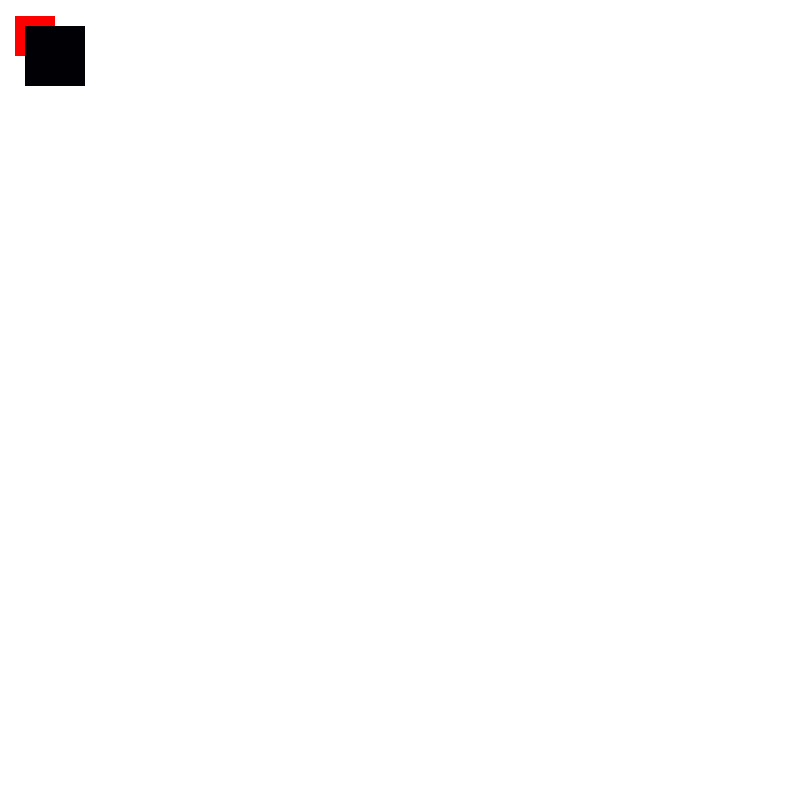
Frame 1 (no input)
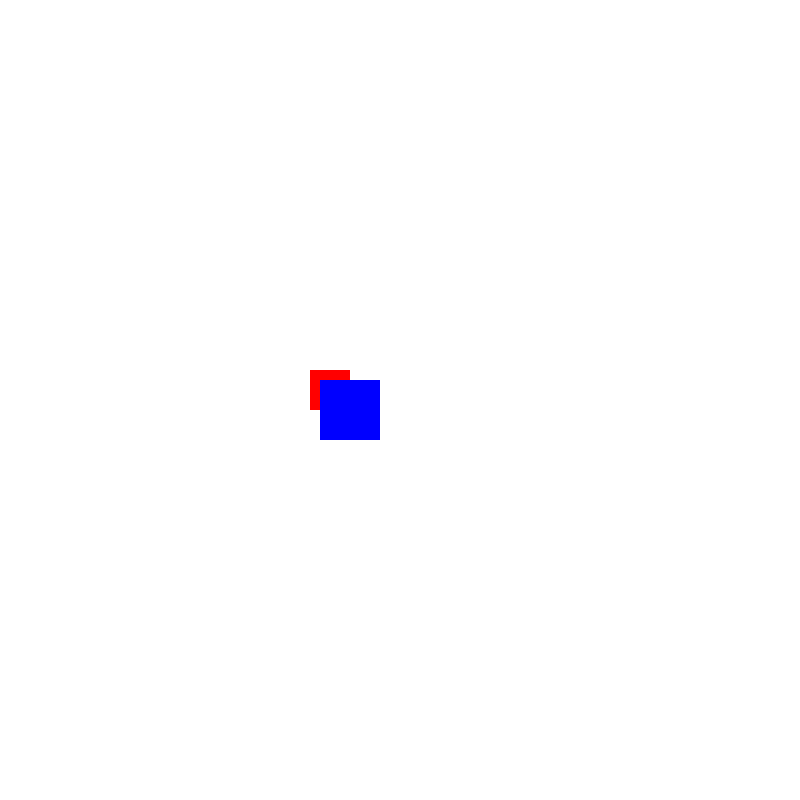
Frame 60 (the mouse pressed at the canvas centre just before this capture)
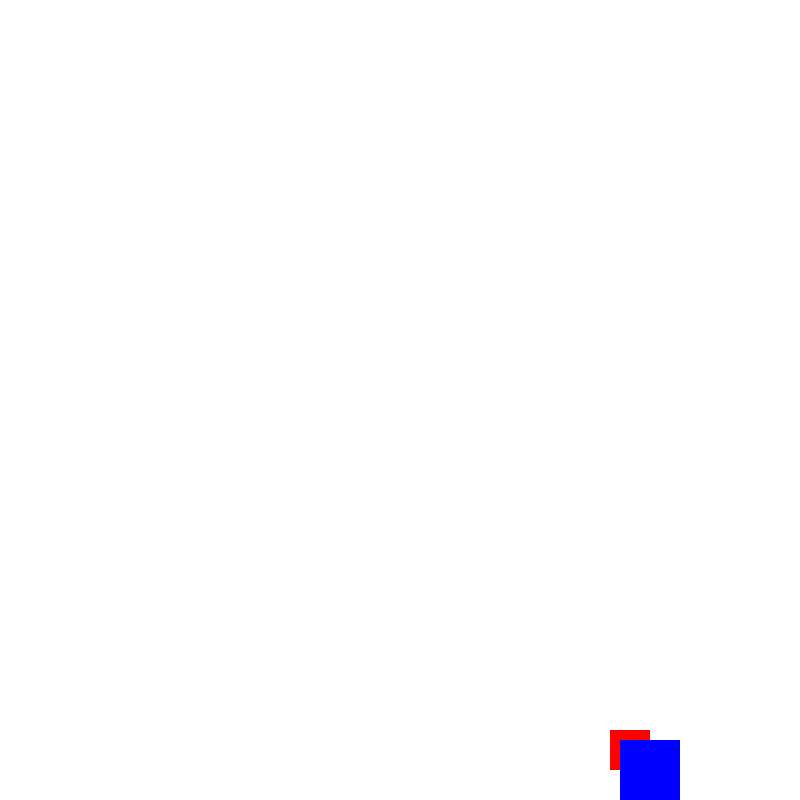
Frame 120 (the mouse held since frame 60 and released just before this capture)

The Processing sketch that drew these frames (run headless with seeded random() and noise(); from frame 60 on, the mouse is pressed at the canvas centre):

// Processing sketch: PointClass
// ── PointClass.pde

float offset = 5;
color c;
float tempC = 0;

MyPoint p1;
MyPoint p2;

void setup(){
  size(800,800);
  frameRate(60);
  c = color(255, 0, 0);
  p1 = new MyPoint(10,10,40, c);
  p1.plot();
  
  c = color(0, 0, 255);
  p2 = new MyPoint(20,20,60, c);
  p2.plot();
}


void draw(){ 
  background(255,255,255);
  //c = color(255, 0, 0);
  //p1.changeColor(c);
  p1.move(offset,offset+1);
  p1.plot();
  tempC = tempC+offset;
  c = color(0, 0, tempC);
  p2.changeColor(c);
  p2.move(offset,offset+1);
  p2.plot();
}

// ── MyPoint.pde

class MyPoint{
  
  float x,y;
  float size; 
  color c;
  
  //Constructor
  public MyPoint(float x, float y, float size, color c){
    this.x = x;
    this.y = y;
    this.size = size;
    this.c = c;
  }
  
  // ---- Methods
  public void plot(){
    noStroke();
    fill(c);
    rect(x,y,size,size);
  }
  
  public void move(float xoff, float yoff){
    x = x+xoff; 
    y = y+yoff;
  }
  
  public void changeColor (color c){
    this.c = c;
  }
  
  
}
